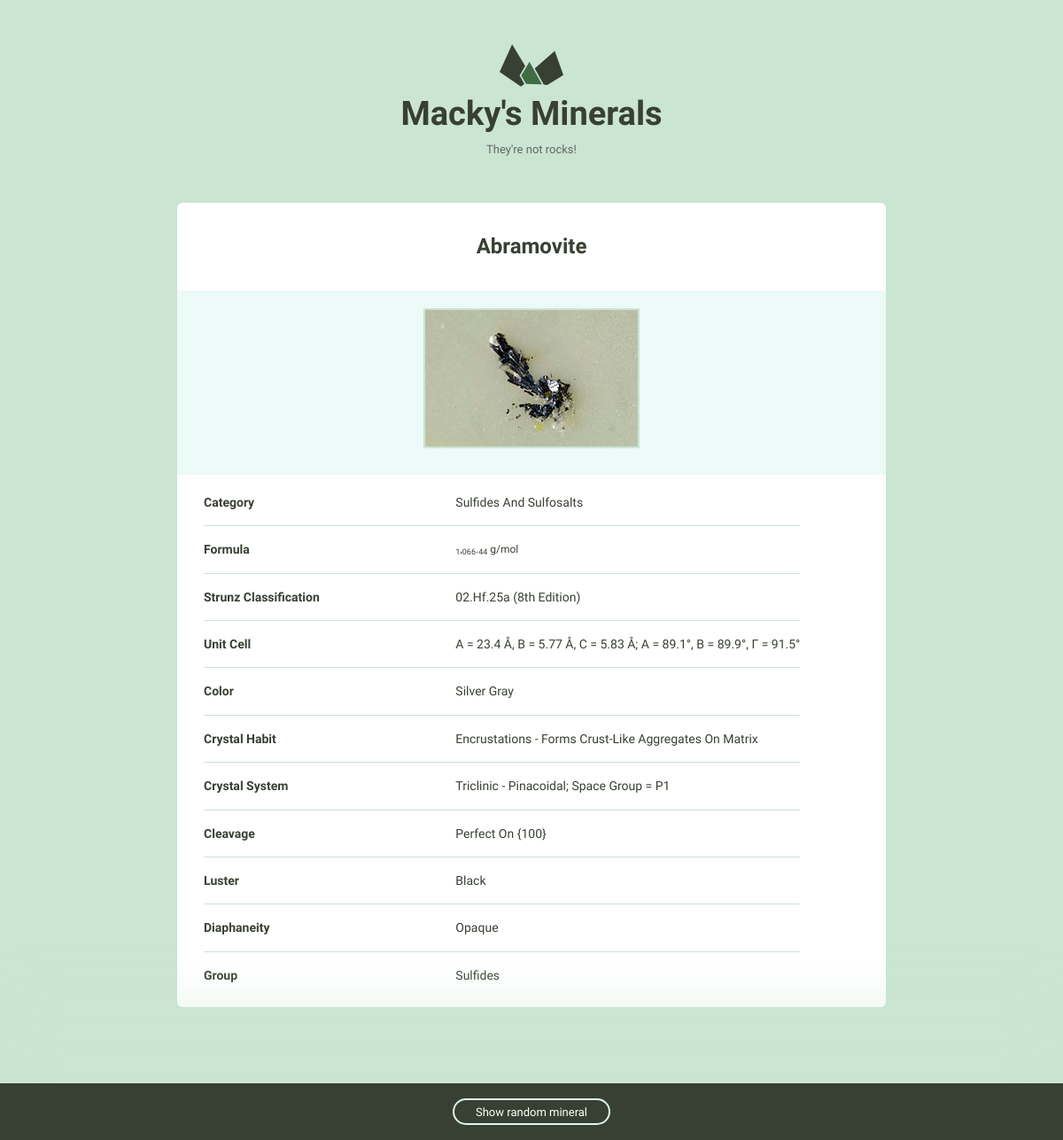
/minerals/abramovite, run on the app's committed database.
### minerals/models.py (models this page shows)
class Mineral(models.Model):
    name = models.TextField()
    slug = models.TextField()
    image_filename = models.TextField()
    image_caption = models.TextField()
    category = models.TextField()
    formula = models.TextField()
    strunz_classification = models.TextField()
    unit_cell = models.TextField()
    color = models.TextField()
    crystal_habit = models.TextField()
    mohs_scale_hardness = models.TextField()
    crystal_system = models.TextField()
    crystal_symmetry = models.TextField()
    cleavage = models.TextField()
    luster = models.TextField()
    streak = models.TextField()
    diaphaneity = models.TextField()
    optical_properties = models.TextField()
    refractive_index = models.TextField()
    specific_gravity = models.TextField()
    group = models.TextField()
    created_at = models.DateTimeField(auto_now_add=True)
    def __init__(self, *args, **kwargs):
        if 'slug' not in kwargs:
            kwargs['slug'] = slugify(kwargs.get('name', ''))
        super().__init__(*args, **kwargs)

### minerals/views.py (the view)
# urls.py: path('<slug:slug>', views.mineral_detail, name="detail")
def mineral_detail(request, slug):
    mineral = Mineral.objects.get(slug=slug)
    return render(request, 'minerals/mineral_details.html', {'mineral': mineral})

### minerals/templates/minerals/mineral_details.html (shortened to what this page needs)
{%extends 'layout.html'%}
{% load static %}
{%block content%}
<h1 class="mineral__name">{{ mineral.name|title }}</h1>
<div class="mineral__image-bg">
    <img class="mineral__image" alt="{{ mineral.caption }}" src="/static/images/{{ mineral.image_filename }}">
    <p class="mineral__caption">{{ mineral.caption }}</p>
</div>
<div class="mineral__table-container">
    <table class="mineral__table">
        <tr>
            <td class="mineral__category">Category</td>
            <td>{{ mineral.category|title }}</td>
        </tr>
        {% if mineral.formula %}
        <tr>
            <td class="mineral__category">Formula</td>
            <td class="mineral__formula">{{ mineral.formula|safe }}</td>
        </tr>
        {% endif %}
        {% if mineral.strunz_classification %}
        <tr>
            <td class="mineral__category">Strunz Classification</td>
            <td>{{mineral.strunz_classification|title}}</td>
        </tr>
        {% endif %}
        {% if mineral.unit_cell %}
        <tr>
            <td class="mineral__category">Unit Cell</td>
            <td>{{mineral.unit_cell|title}}</td>
        </tr>
        {% endif %}
        {% if mineral.color %}
        <tr>
            <td class="mineral__category">Color</td>
            <td>{{mineral.color|title}}</td>
        </tr>
        {% endif %}
        {% if mineral.crystal_habit %}
        <tr>
            <td class="mineral__category">Crystal Habit</td>
            <td>{{mineral.crystal_habit|title}}</td>
        </tr>
        {% endif %}
        {% if mineral.crystal_system %}
        <tr>
            <td class="mineral__category">Crystal System</td>
            <td>{{mineral.crystal_system|title}}</td>
        </tr>
        {% endif %}
        {% if mineral.cleavage %}
        <tr>
            <td class="mineral__category">Cleavage</td>
            <td>{{mineral.cleavage|title}}</td>
        </tr>
        {% endif %}
        {% if mineral.luster %}
        <tr>
            <td class="mineral__category">Luster</td>
            <td>{{mineral.luster|title}}</td>
        </tr>
        {% endif %}
        {% if mineral.diaphaneity %}
        <tr>
            <td class="mineral__category">Diaphaneity</td>
            <td>{{mineral.diaphaneity|title}}</td>
        </tr>
        {% endif %}
        {% if mineral.group %}
        <tr>
            <td class="mineral__category">Group</td>
            <td>{{mineral.group|title}}</td>
        </tr>
        {% endif %}
    </table>
</div>
{%endblock%}

### assets/css/global.css (style rules this page uses)
html { font-family: sans-serif; -ms-text-size-adjust: 100%; -webkit-text-size-adjust: 100%; }
body { margin: 0; }
h1 { font-size: 2em; margin: 0.67em 0; }
sub { font-size: 75%; line-height: 0; position: relative; vertical-align: baseline; bottom: -0.25em; }
img { border: 0; }
table { border-collapse: collapse; border-spacing: 0; }
td, th { padding: 0; }
html { font-size: 62.5%; }
body { background-color: #CAE5D2; font-size: 1.5em; line-height: 1.6; font-weight: 400; font-family: "Cousine"; color: #666; }
h1, h2, h3, h4, h5, h6 { margin-top: 0; margin-bottom: 2rem; font-weight: bold; font-family: "Work Sans", sans-serif; color: #384033; }
h1 { font-size: 3.8rem; }
@media (min-width: 550px) { h1 { font-size: 3.8rem; } }
p { margin-top: 0; font-size: 1.6rem; }
th, td { padding: 15px; text-align: left; border-bottom: 1px solid #e1e1e1; }
th:first-child, td:first-child { padding-left: 0; }
th:last-child, td:last-child { padding-right: 0; }
table, p, ul { margin-bottom: 2.5rem; }
.mineral__name { display: block; width: 100%; margin: 0; font-size: 24px; padding: 30px 0 30px 0; }
.mineral__image { display: block; margin: 0 auto; border: solid 2px #CAE5D2; }
.mineral__image-bg { background-color: #ecfaf8; padding: 20px 0; }
.mineral__caption { font-size: 12px; font-style: italic; padding: 10px 0 0 0; margin: 0; }
.mineral__table { font-size: 14px; color: #384033; }
.mineral__table td { border-color: #CAE5D2; }
.mineral__table tr:last-of-type td { border-bottom: none; padding-bottom: 0; }
.mineral__table-container { padding: 5px 30px 0; }
.mineral__category { font-weight: bold; width: 40%; }
.mineral__formula { font-size: 12px; }

### data on the page
Mineral: name "Abramovite", image_filename (picture), category "Sulfides And Sulfosalts", formula "1 , 066 . 44 g/mol", strunz_classification "02.Hf.25a (8th Edition)", unit_cell "A = 23.4 Å, B = 5.77 Å, C = 5.83 Å; Α = 89.1°, Β = 89.9°, Γ = 91.5°", color "Silver Gray", crystal_habit "Encrustations - Forms Crust-Like Aggregates On Matrix", crystal_system "Triclinic - Pinacoidal; Space Group = P1", cleavage "Perfect On {100}", luster "Black", diaphaneity "Opaque", group "Sulfides"
